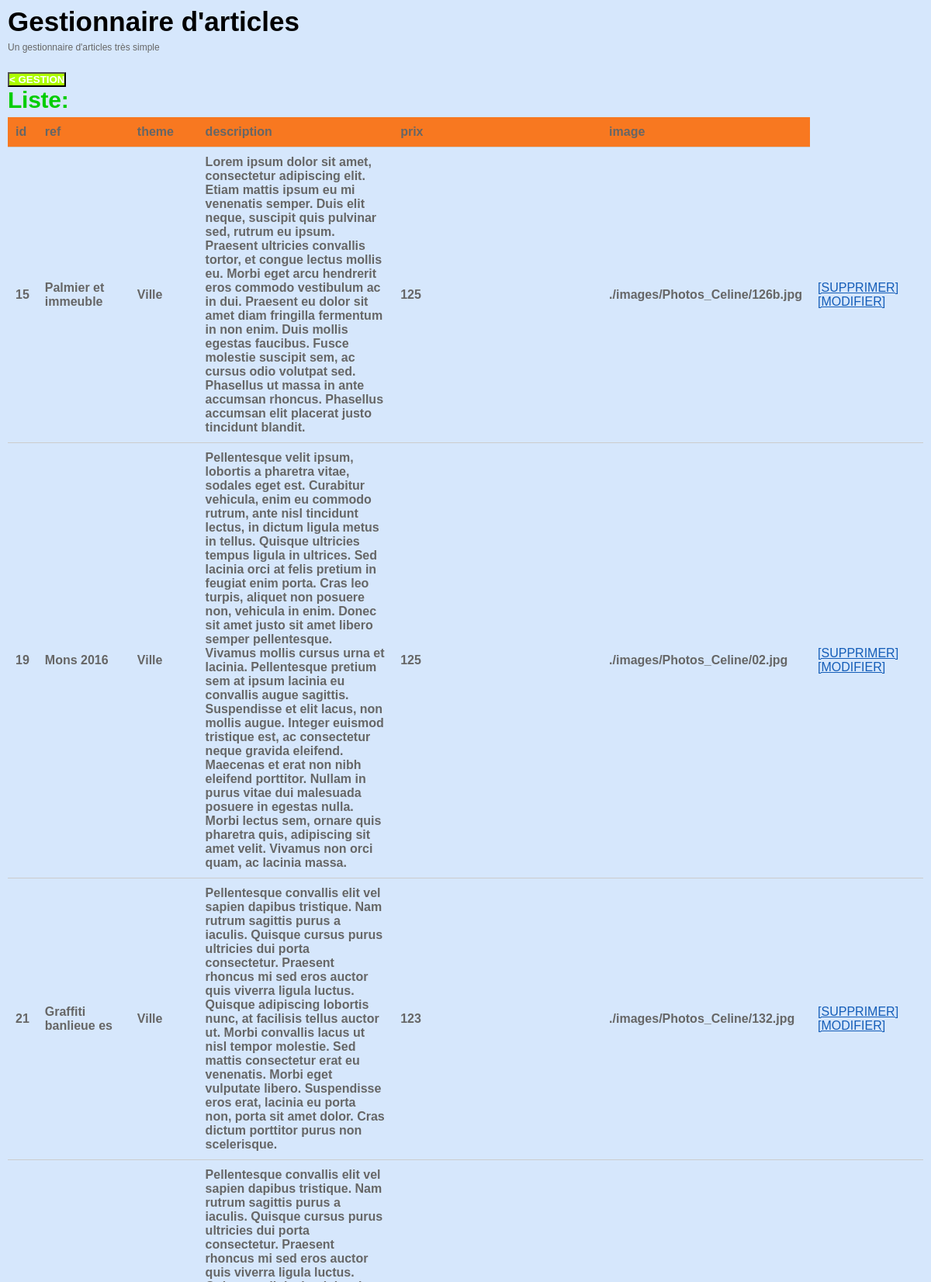
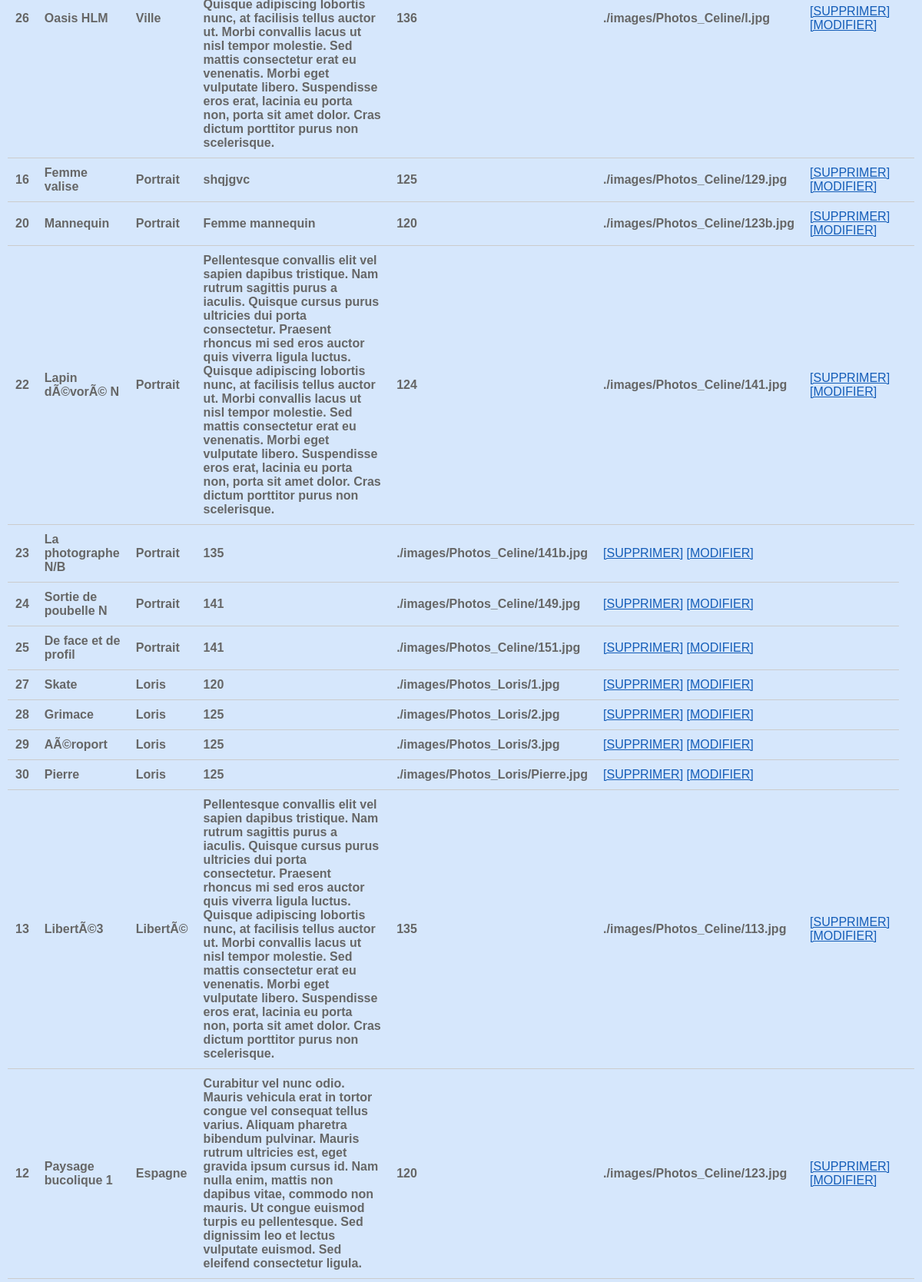
Screenshot of /gestion/articles.php?action=mod&id=19 (signed in, upper part) with the database file from the repository (2 pictures, top to bottom).
### tables this page shows
CREATE TABLE IF NOT EXISTS `articles` (
  `id` bigint(20) NOT NULL AUTO_INCREMENT,
  `ref` varchar(20) NOT NULL,
  `theme` varchar(20) NOT NULL,
  `description` text NOT NULL,
  `prix` float NOT NULL,
  `image` varchar(255) NOT NULL,
  PRIMARY KEY (`id`)
);

### gestion/articles.php (the view, shortened to what this page needs)
<html>
<head>
<link rel="stylesheet" href="../styles.css" type="text/css" />
</head>
<body>
<h1>Gestionnaire d'articles</h1>
<p>Un gestionnaire d'articles très simple</p>
<input type="button" name="retour" value="< GESTION" onclick="document.location='./backend.php'"
style="background-color:#ACFF00;color:white;font-weight:bold;"/>
<?
	$result=mysql_query("SELECT * FROM `articles` ORDER BY theme DESC");
	$i=0;
	while($row=mysql_fetch_array($result))
	{
		if($i==0)
		{
			echo '<h2>Liste:</h2>
		      <table border="0" cellpadding="0" cellspacing="0">
	      <tr bgcolor=#f87820>';
	      for($j=0;$j<count($row);$j++)
		{
		      if(!empty($row[$j]))
		      {
			echo '<td class=tabhead><b>'.mysql_field_name($result, $j).'</b></td>';
		      }
		}
	echo '</tr>';
		}
		echo "<tr valign=center>";
		for($j=0;$j<count($row);$j++)
		{
		      if(!empty($row[$j]))
		      {
			echo "<td class=tabval><b>".$row[$j]."</b></td>";
		      }
		}
		echo "<td class=tabval><a onclick=\"return confirm('"."Sûr?"."');\" href=articles.php?action=del&id=".$row['id']."><span class=red>"."[SUPPRIMER]"."</span></a>\n<a href=articles.php?action=mod&id=".$row['id']."><span class=red>"."[MODIFIER]"."</span></a></td>";
		echo "<td class=tabval></td>";
		echo "</tr>";
		$i++;
	}
?>
</table>
</body>
</html>

### styles.css (style rules this page uses)
body { background: #D6E7FC url('images/paysages_96.jpg') repeat-x fixed top left; margin:0; padding:0; font-family: Verdana, Geneva, sans-serif; font-size: 13px; color: #666; }
* { margin:0; padding:0; }
table { width: 100%; text-align: left; }
th, td { padding: 10px 10px; }
td { border-bottom: 1px solid #ccc; }
p { line-height: 1.9em; margin-bottom: 20px; font-size: 12px; }
a { color: #145DB8; }
h1 { color: #000; font-size: 35px; font-family: Arial, Helvetica, sans-serif; padding: 0; background: none; border-bottom: none; text-transform: none; line-height: 1.0em; padding: 0 0 5px; }
h2 { color: #00cd00; font-family: 'Lucida Grande','Lucida Sans Unicode',Geneva,Verdana,Sans-Serif; font-size: 30px; letter-spacing: -0.25px; font-weight: bold; padding: 0 0 5px; margin: 0; }

### gestion/articles.php (style rules this page uses)
body { background: none repeat scroll 0 0 #D6E7FC; padding: 10px; }

### rows the page displays
articles: j "id", j "ref", j "theme", j "description", j "prix", j "image", id "15", ref "Palmier et immeuble", theme "Ville", description "Lorem ipsum dolor sit amet, consectetur adipiscing elit. Etiam mattis ipsum eu mi venenatis semper. Duis elit neque, suscipit quis pulvinar sed, rutrum eu ipsum. Praesent ultricies convallis tortor, et congue lectus mollis eu. Morbi eget arcu hendrerit eros commodo vestibulum ac in dui. Praesent eu dolor sit amet diam fringilla fermentum in non enim. Duis mollis egestas faucibus. Fusce molestie suscipit sem, ac cursus odio volutpat sed. Phasellus ut massa in ante accumsan rhoncus. Phasellus accumsan elit placerat justo tincidunt blandit.", prix "125", image "./images/Photos_Celine/126b.jpg"
articles: id "19", ref "Mons 2016", theme "Ville", description "Pellentesque velit ipsum, lobortis a pharetra vitae, sodales eget est. Curabitur vehicula, enim eu commodo rutrum, ante nisl tincidunt lectus, in dictum ligula metus in tellus. Quisque ultricies tempus ligula in ultrices. Sed lacinia orci at felis pretium in feugiat enim porta. Cras leo turpis, aliquet non posuere non, vehicula in enim. Donec sit amet justo sit amet libero semper pellentesque. Vivamus mollis cursus urna et lacinia. Pellentesque pretium sem at ipsum lacinia eu convallis augue sagittis. Suspendisse et elit lacus, non mollis augue. Integer euismod tristique est, ac consectetur neque gravida eleifend. Maecenas et erat non nibh eleifend porttitor. Nullam in purus vitae dui…", prix "125", image "./images/Photos_Celine/02.jpg"
articles: id "21", ref "Graffiti banlieue es", theme "Ville", description "Pellentesque convallis elit vel sapien dapibus tristique. Nam rutrum sagittis purus a iaculis. Quisque cursus purus ultricies dui porta consectetur. Praesent rhoncus mi sed eros auctor quis viverra ligula luctus. Quisque adipiscing lobortis nunc, at facilisis tellus auctor ut. Morbi convallis lacus ut nisl tempor molestie. Sed mattis consectetur erat eu venenatis. Morbi eget vulputate libero. Suspendisse eros erat, lacinia eu porta non, porta sit amet dolor. Cras dictum porttitor purus non scelerisque.", prix "123", image "./images/Photos_Celine/132.jpg"
articles: id "26", ref "Oasis HLM", theme "Ville", description "Pellentesque convallis elit vel sapien dapibus tristique. Nam rutrum sagittis purus a iaculis. Quisque cursus purus ultricies dui porta consectetur. Praesent rhoncus mi sed eros auctor quis viverra ligula luctus. Quisque adipiscing lobortis nunc, at facilisis tellus auctor ut. Morbi convallis lacus ut nisl tempor molestie. Sed mattis consectetur erat eu venenatis. Morbi eget vulputate libero. Suspendisse eros erat, lacinia eu porta non, porta sit amet dolor. Cras dictum porttitor purus non scelerisque.", prix "136", image "./images/Photos_Celine/l.jpg"
articles: id "16", ref "Femme valise", theme "Portrait", description "shqjgvc", prix "125", image "./images/Photos_Celine/129.jpg"
articles: id "20", ref "Mannequin", theme "Portrait", description "Femme mannequin", prix "120", image "./images/Photos_Celine/123b.jpg"
articles: id "22", ref "Lapin dÃ©vorÃ© N", theme "Portrait", description "Pellentesque convallis elit vel sapien dapibus tristique. Nam rutrum sagittis purus a iaculis. Quisque cursus purus ultricies dui porta consectetur. Praesent rhoncus mi sed eros auctor quis viverra ligula luctus. Quisque adipiscing lobortis nunc, at facilisis tellus auctor ut. Morbi convallis lacus ut nisl tempor molestie. Sed mattis consectetur erat eu venenatis. Morbi eget vulputate libero. Suspendisse eros erat, lacinia eu porta non, porta sit amet dolor. Cras dictum porttitor purus non scelerisque.", prix "124", image "./images/Photos_Celine/141.jpg"
articles: id "23", ref "La photographe N/B", theme "Portrait", prix "135", image "./images/Photos_Celine/141b.jpg"
articles: id "24", ref "Sortie de poubelle N", theme "Portrait", prix "141", image "./images/Photos_Celine/149.jpg"
articles: id "25", ref "De face et de profil", theme "Portrait", prix "141", image "./images/Photos_Celine/151.jpg"
articles: id "27", ref "Skate", theme "Loris", prix "120", image "./images/Photos_Loris/1.jpg"
articles: id "28", ref "Grimace", theme "Loris", prix "125", image "./images/Photos_Loris/2.jpg"
articles: id "29", ref "AÃ©roport", theme "Loris", prix "125", image "./images/Photos_Loris/3.jpg"
articles: id "30", ref "Pierre", theme "Loris", prix "125", image "./images/Photos_Loris/Pierre.jpg"
articles: id "13", ref "LibertÃ©3", theme "LibertÃ©", description "Pellentesque convallis elit vel sapien dapibus tristique. Nam rutrum sagittis purus a iaculis. Quisque cursus purus ultricies dui porta consectetur. Praesent rhoncus mi sed eros auctor quis viverra ligula luctus. Quisque adipiscing lobortis nunc, at facilisis tellus auctor ut. Morbi convallis lacus ut nisl tempor molestie. Sed mattis consectetur erat eu venenatis. Morbi eget vulputate libero. Suspendisse eros erat, lacinia eu porta non, porta sit amet dolor. Cras dictum porttitor purus non scelerisque.", prix "135", image "./images/Photos_Celine/113.jpg"
articles: id "12", ref "Paysage bucolique 1", theme "Espagne", description "Curabitur vel nunc odio. Mauris vehicula erat in tortor congue vel consequat tellus varius. Aliquam pharetra bibendum pulvinar. Mauris rutrum ultricies est, eget gravida ipsum cursus id. Nam nulla enim, mattis non dapibus vitae, commodo non mauris. Ut congue euismod turpis eu pellentesque. Sed dignissim leo et lectus vulputate euismod. Sed eleifend consectetur ligula.", prix "120", image "./images/Photos_Celine/123.jpg"
